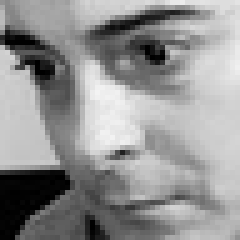
#> input picture Face Emotion Recognizer/train/angry/Training_175233.jpg, 48 x 48 px, found by its file name (shown 5 times larger); its folder holds 4 pictures in this run
$ jupyter execute Untitled.ipynb
#> lines starting #> are read from the running program, lines starting #| are printed output that depends on the picture
[cell 1]
import os

[cell 2]
os.getcwd()+'\\train\\angry'

[cell 3]
os.path

[cell 4]
os.listdir(os.getcwd()+'\\train\\angry')[0]

[cell 5]
from PIL import Image

img=Image.open(os.getcwd()+'\\train\\angry\\'+os.listdir(os.getcwd()+'\\train\\angry')[1],'r')
#> img is the input picture: PIL image 48x48 L; min 0, max 243, mean 146.3
img

[cell 6]
img.resize((200,200))
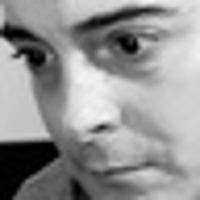
#> Out: PIL image 200x200 L; min 0, max 246, mean 146.3

[cell 7]
import cv2

[cell 8]
img.size
#> Out = (48, 48)

[cell 9]
from numpy import asarray

[cell 10]
arr=asarray(img)
arr.shape
#> Out = (48, 48)
